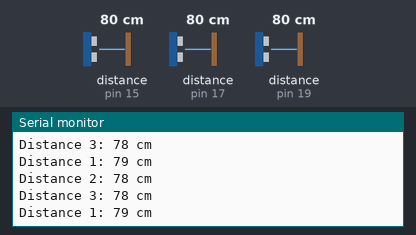
Simulated run of this sketch. Board: Arduino Uno, built with avr-gcc and run on an emulated ATmega328P. Parts: the last lines printed to the serial monitor. Wiring (inferred from the names in the program): 3 × ultrasonic range finder: trigger pin 14, echo pin 15 / trigger pin 16, echo pin 17 / trigger pin 18, echo pin 19. Inputs (shaded band) come from the test bench; at power-on: distance to the obstacle (sensors on pin 15, pin 17, pin 19) 80 cm. The echo pulse lasts 58.3 µs per cm.

Above: at 1.2 s.
1.3 s: distance to the obstacle (sensor on pin 15) set to 2 cm
At 1.9 s:
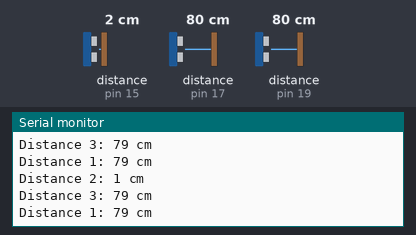
4.3 s: distance to the obstacle (sensor on pin 17) set to 2 cm
At 5.2 s:
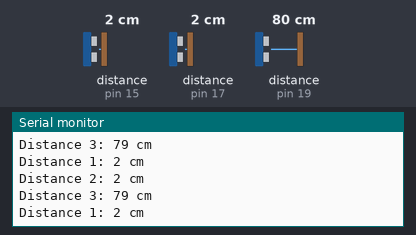
7.3 s: distance to the obstacle (sensor on pin 19) set to 120 cm
At 8.1 s:
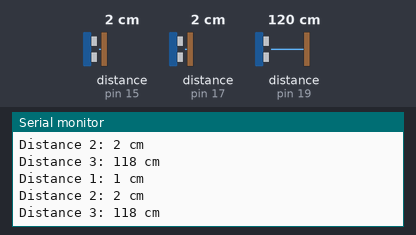
10.3 s: distance to the obstacle (sensor on pin 15) set to 18 cm
At 10.8 s:
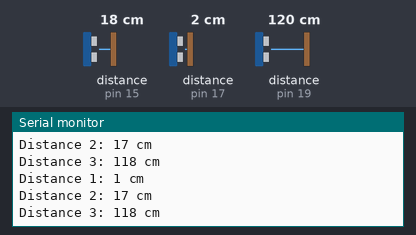
13.3 s: distance to the obstacle (sensor on pin 17) set to 18 cm
At 13.9 s:
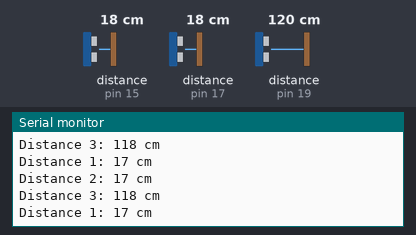
16.3 s: distance to the obstacle (sensor on pin 19) set to 18 cm
At 17.0 s:
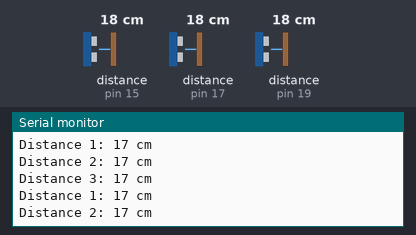
Timing chart, 0 to 19.3 s (numbered marks = the images above; inputs shaded):
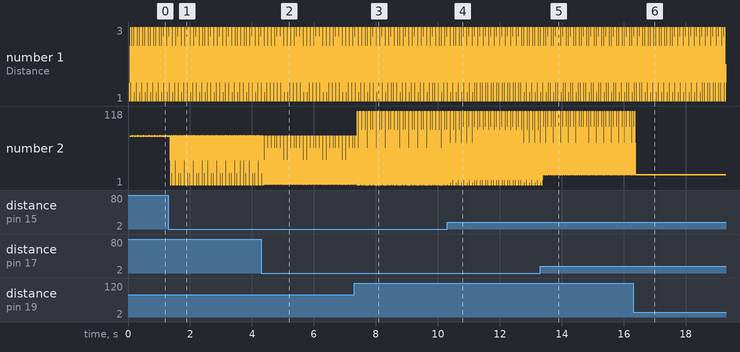

Measured:
- after the input at 1.3 s, the serial monitor: prints a new line after 0.08 s (image 1)
- after the input at 4.3 s, the serial monitor: prints a new line after 0.09 s (image 2)
- after the input at 7.3 s, the serial monitor: prints a new line after 0.10 s (image 3)
- after the input at 10.3 s, the serial monitor: prints a new line after 0.11 s (image 4)
- after the input at 13.3 s, the serial monitor: prints a new line after 0.11 s (image 5)
- after the input at 16.3 s, the serial monitor: prints a new line after 0.11 s (image 6)

The sketch:

ultrasonic3Sensors.ino
```cpp
// ---------------------------------------------------------------- //
// Arduino Ultrasoninc Sensor HC-SR04
// Re-writed by Arbi Abdul Jabbaar
// Using Arduino IDE 1.8.7
// Using HC-SR04 Module
// Tested on 17 September 2019
// ---------------------------------------------------------------- //
#define echoPin2 15 // attach pin D2 Arduino to pin Echo of HC-SR04
#define trigPin2 14
#define echoPin1 17 // attach pin D2 Arduino to pin Echo of HC-SR04
#define trigPin1 16 //attach pin D3 Arduino to pin Trig of HC-SR04
#define echoPin3 19 // attach pin D2 Arduino to pin Echo of HC-SR04
#define trigPin3 18

// defines variables
long duration1; // variable for the duration of sound wave travel
int distance1; // variable for the distance measurement
long duration2; // variable for the duration of sound wave travel
int distance2;
long duration3; // variable for the duration of sound wave travel
int distance3;
void setup() {
  pinMode(trigPin1, OUTPUT); // Sets the trigPin as an OUTPUT
  pinMode(echoPin1, INPUT); // Sets the echoPin as an INPUT
  pinMode(trigPin2, OUTPUT); // Sets the trigPin as an OUTPUT
  pinMode(echoPin2, INPUT);
  pinMode(trigPin3, OUTPUT); // Sets the trigPin as an OUTPUT
  pinMode(echoPin3, INPUT);
  Serial.begin(9600); // // Serial Communication is starting with 9600 of baudrate speed
  Serial.println("Ultrasonic Sensor HC-SR04 Test"); // print some text in Serial Monitor
  Serial.println("with Arduino UNO R3");
}
void loop() {
  // Clears the trigPin condition
  digitalWrite(trigPin1, LOW);
  delayMicroseconds(2);


  digitalWrite(trigPin1, HIGH);
  delayMicroseconds(10);
  digitalWrite(trigPin1, LOW);


  duration1 = pulseIn(echoPin1, HIGH);


  distance1 = duration1 * 0.034 / 2; // Speed of sound wave divided by 2 (go and back)


  Serial.print("Distance 1: ");
  Serial.print(distance1);
  Serial.println(" cm");


  digitalWrite(trigPin2, LOW);
  delayMicroseconds(2);
   digitalWrite(trigPin2, HIGH);
  delayMicroseconds(10);
  digitalWrite(trigPin2, LOW);
  duration2 = pulseIn(echoPin2, HIGH);
   distance2 = duration2 * 0.034 / 2;
   Serial.print("Distance 2: ");
  Serial.print(distance2);
  Serial.println(" cm");

  digitalWrite(trigPin3, LOW);
  delayMicroseconds(2);
   digitalWrite(trigPin3, HIGH);
  delayMicroseconds(10);
  digitalWrite(trigPin3, LOW);
  duration3 = pulseIn(echoPin3, HIGH);
   distance3 = duration3 * 0.034 / 2;
   Serial.print("Distance 3: ");
  Serial.print(distance3);
  Serial.println(" cm");
}
```
